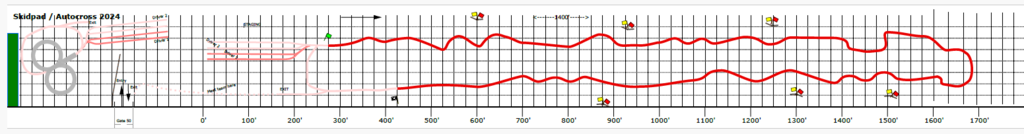
#> input picture ref/track images/autox track.png, 1024 x 134 px, found by its file name
$ python digitize_tracks.py
#> lines starting #> are read from the running program, lines starting #| are printed output that depends on the picture; after the words box and inside, x2 and y2 are one past the last pixel; in counts of white or black regions, pixels touching at a corner belong together
"""One-time script: trace the red driving line in the track images and save x,y centerlines (metres).

Run with:  uv run python tracks/digitize_tracks.py
Output:    tracks/autocross.csv, tracks/endurance.csv  (columns x_m, y_m, in driving order)

The images are low resolution (about 0.7 m per pixel), so these tracks are approximate.
Replace the CSVs with surveyed / GPS data when you have it.
"""
from collections import deque

import numpy as np
import matplotlib.image as mpimg
import matplotlib.pyplot as plt

FT = 0.3048

# metres per pixel, measured from the "0'" and "1700'" / "2000'" labels on the grid
IMAGES = {
    "autocross": dict(file="ref/track images/autox track.png", m_per_px=(1700 * FT) / (978.5 - 203.0), closed=False, start=(328, 55), thr=0.3, grow=1),
    "endurance": dict(file="ref/track images/endurance track.png", m_per_px=(2000 * FT) / (886.3 - 91.1), closed=True, start=(600, 52), thr=0.12, grow=2),
}


def red_pixels(img, thr):
    r, g, b = img[..., 0], img[..., 1], img[..., 2]
    # autocross line is bright red, endurance line is pale pink, hence a different threshold each
    return (r > 0.85) & (r - g > thr) & (r - b > thr)


def order_pixels(mask, start, closed, grow):
    """Order the red pixels along the line.

    Breadth-first search from the start pixel gives every pixel its distance along the line.
    Pixels at the same distance sit across the line width, so averaging them gives the centerline.
    """
    mask = mask.copy()
    # close 1-pixel gaps in the drawn line so the search can walk through them
    grown = mask.copy()
    for dy in range(-grow, grow + 1):
        for dx in range(-grow, grow + 1):
            grown |= np.roll(np.roll(mask, dy, axis=0), dx, axis=1)
    sx, sy = start
    if closed:  # cut the loop open at the start line so distance grows all the way round
        yy, xx = np.ogrid[: mask.shape[0], : mask.shape[1]]
        grown[(xx - sx) ** 2 + (yy - sy) ** 2 < 6**2] = False
        sx += 8  # begin just after the cut, going in the direction of travel
    ys, xs = np.nonzero(grown)
    k = np.argmin((xs - sx) ** 2 + (ys - sy) ** 2)
    dist = {(xs[k], ys[k]): 0}
    queue = deque([(xs[k], ys[k])])
    while queue:
        x, y = queue.popleft()
        for dy in (-1, 0, 1):
            for dx in (-1, 0, 1):
                nxt = (x + dx, y + dy)
                if nxt not in dist and 0 <= nxt[1] < grown.shape[0] and 0 <= nxt[0] < grown.shape[1] and grown[nxt[1], nxt[0]]:
                    dist[nxt] = dist[(x, y)] + 1
                    queue.append(nxt)
    pts = np.array(list(dist.keys()), dtype=float)
    d = np.array(list(dist.values()))
    bins = d // 4
    centers = np.array([pts[bins == b].mean(axis=0) for b in np.unique(bins)])
    return centers


def smooth(a, n, closed):
    """Moving average of a 1-D array with window n (wraps around if the track is closed)."""
    kernel = np.ones(n) / n
    if closed:
        padded = np.concatenate([a[-n:], a, a[:n]])
        return np.convolve(padded, kernel, mode="same")[n:-n]
    padded = np.concatenate([np.full(n, a[0]), a, np.full(n, a[-1])])
    return np.convolve(padded, kernel, mode="same")[n:-n]


def trace(name, file, m_per_px, closed, start, thr, grow):
    img = mpimg.imread(file)[..., :3]
    block = order_pixels(red_pixels(img, thr), start, closed, grow)
    x = smooth(block[:, 0], 5, closed) * m_per_px
    y = -smooth(block[:, 1], 5, closed) * m_per_px  # image y points down
    out = np.column_stack([x, y])
    np.savetxt(f"tracks/{name}.csv", out, delimiter=",", header="x_m,y_m", comments="", fmt="%.2f")
    length = np.sum(np.hypot(np.diff(x), np.diff(y)))
    print(f"{name}: {len(out)} points, {length:.0f} m long")
    return img, out


if __name__ == "__main__":
    fig, axes = plt.subplots(2, 1, figsize=(12, 9))
    for ax, (name, cfg) in zip(axes, IMAGES.items()):
        img, out = trace(name, **cfg)
#> in red_pixels, `r, g, b = img[..., 0], img[..., 1], img[..., 2]`:
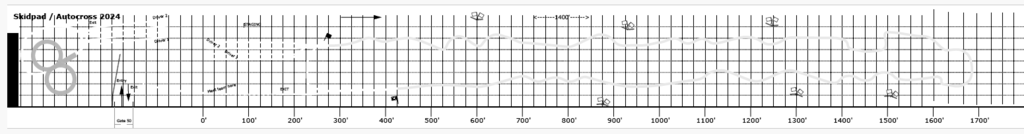
#> r: shape (134, 1024) float32; min 0, max 1, mean 0.909
#> in red_pixels, `r, g, b = img[..., 0], img[..., 1], img[..., 2]`:
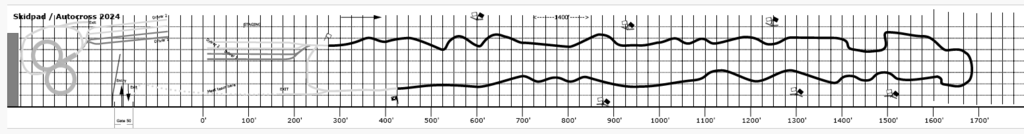
#> g: shape (134, 1024) float32; min 0, max 1, mean 0.886
#> in red_pixels, `return (r > 0.85) & (r - g > thr) & (r - b > thr)`:
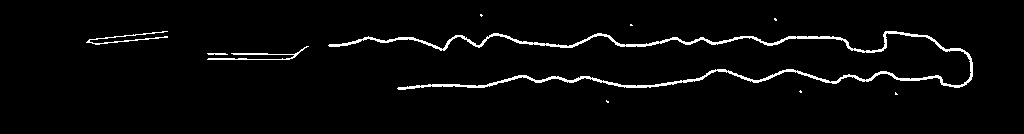
#> returned value: shape (134, 1024) bool; 3% white in thin lines or dots, all inside (x1, y1, x2, y2) = (86, 14, 973, 103)
#> after the loop in order_pixels, `for dy in range(-grow, grow + 1):`:
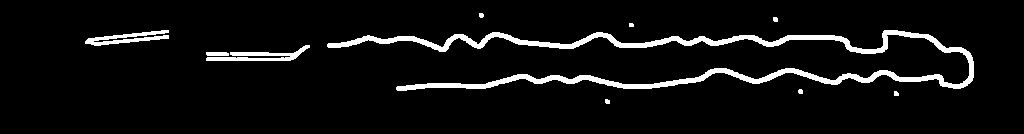
#> grown: shape (134, 1024) bool; 6.1% white; 10 white regions (1 under 20 px), largest, box (x1, y1, x2, y2) and area: (327, 30, 974, 91) 6868, (206, 45, 310, 61) 631, (85, 30, 169, 46) 586
#> in order_pixels, `ys, xs = np.nonzero(grown)`: ys = 8304 values from 13 to 103; xs = 8304 values, max 973 at index 5033, min 85 at index 2203, mean 600.4
#> in order_pixels, `k = np.argmin((xs - sx) ** 2 + (ys - sy) ** 2)`: k = 3771
#> in order_pixels, `dist = {(xs[k], ys[k]): 0}`: dist = {(328, 47): 0}
#> the loop in order_pixels, `while queue:` made 6868 passes
#> (x, y) on passes 1 to 3: (328, 47), (327, 46), (328, 46)
#> after the loop in order_pixels, `while queue:`: dist = 6868 items
#> in order_pixels, `pts = np.array(list(dist.keys()), dtype=float)`: pts = 6868 pairs, first value 327 to 973, second value 30 to 90
#> in order_pixels, `d = np.array(list(dist.values()))`: d = 6868 values from 0 to 1238
#> in order_pixels, `bins = d // 4`: bins = 6868 values from 0 to 309
#> in order_pixels, `centers = np.array([pts[bins == b].mean(axis=0) for b in np.unique(bin..`: centers = 310 pairs, first value 329.1 to 971.2, second value 31.57 to 88
#> in trace, `block = order_pixels(red_pixels(img, thr), start, closed, grow)`: block has the same summary as centers in order_pixels
#> in smooth, `padded = np.concatenate([np.full(n, a[0]), a, np.full(n, a[-1])])`: padded = 320 values, max 971.2 at index 168, min 329.1 at index 0, mean 660
#> in trace, `x = smooth(block[:, 0], 5, closed) * m_per_px`: x = 310 values, max 648.6 at index 164, min 221.5 at index 0, mean 447.4
#> in trace, `y = -smooth(block[:, 1], 5, closed) * m_per_px`: y = 310 values, max -21.83 at index 144, min -58.78 at index 309, mean -39.74
#> in trace, `out = np.column_stack([x, y])`: out = 310 pairs, first value 221.5 to 648.6, second value -58.78 to -21.83
#> in trace, `length = np.sum(np.hypot(np.diff(x), np.diff(y)))`: length = 850.1
#| autocross: 310 points, 850 m long
        ax.imshow(img)
        ax.plot(out[:, 0] / cfg["m_per_px"], -out[:, 1] / cfg["m_per_px"], "b.", ms=2)
        ax.plot(out[0, 0] / cfg["m_per_px"], -out[0, 1] / cfg["m_per_px"], "go")
        ax.set_title(name)
#> pass 2 of the loop `for ax, (name, cfg) in zip(axes, IMAGES.items()):`:
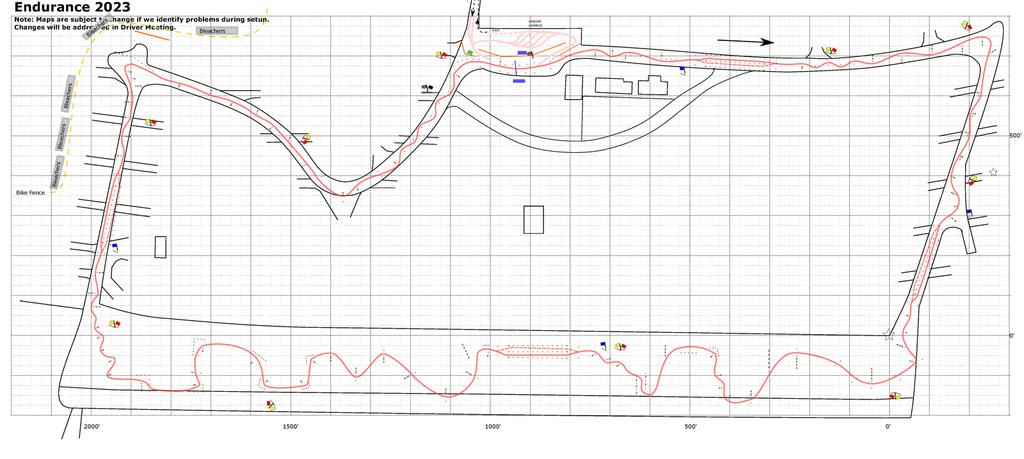
#> input picture ref/track images/endurance track.png, 1024 x 459 px, found by its file name
#> in trace, img is the input picture: shape (459, 1024, 3) float32; mean R, G, B 0.959, 0.954, 0.953
#> r: shape (459, 1024) float32
#> g: shape (459, 1024) float32
#> b: shape (459, 1024) float32
#> in red_pixels (call 2), `return (r > 0.85) & (r - g > thr) & (r - b > thr)`:
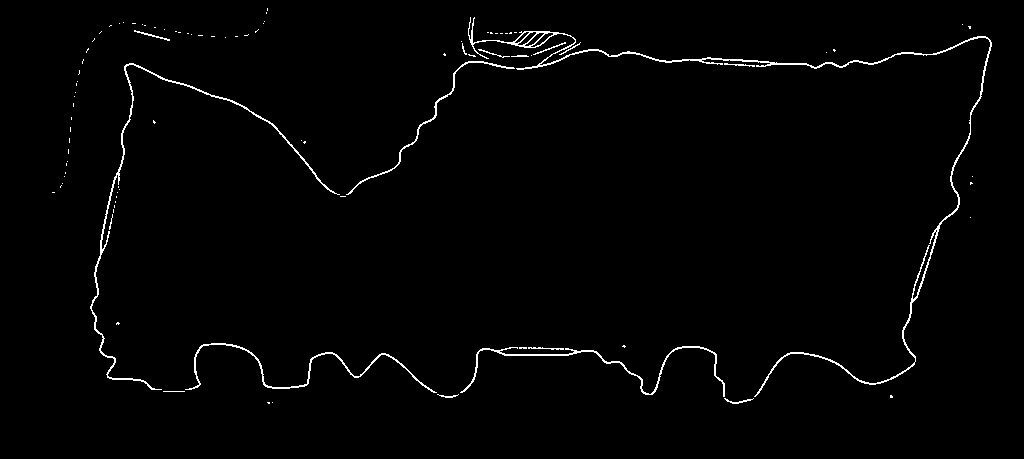
#> returned value: shape (459, 1024) bool; 1.4% white in thin lines or dots, all inside (x1, y1, x2, y2) = (52, 8, 992, 404)
#> after the loop in order_pixels (call 2), `for dy in range(-grow, grow + 1):`:
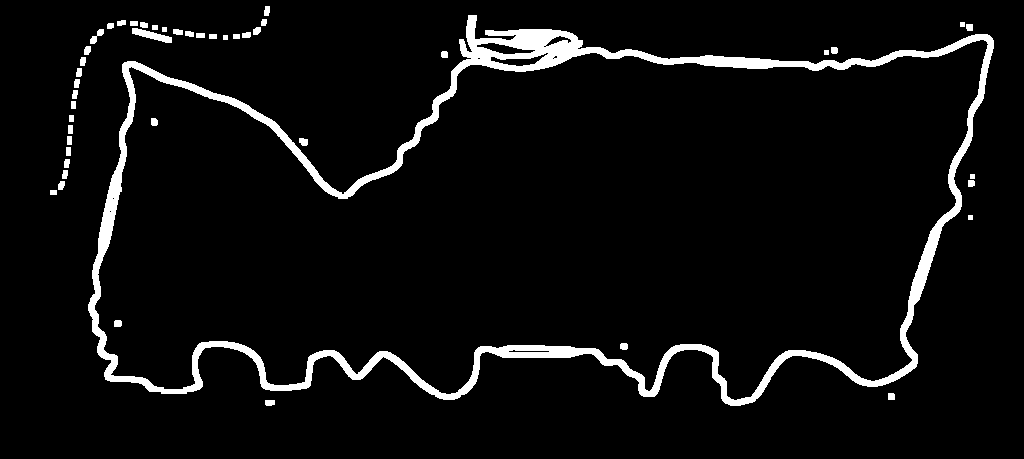
#> grown: shape (459, 1024) bool; 5.4% white; 47 white regions, largest, box (x1, y1, x2, y2) and area: (88, 15, 994, 406) 23350, (132, 28, 172, 43) 271, (90, 29, 104, 44) 91
#> k = 4061
#> in order_pixels (call 2), `dist = {(xs[k], ys[k]): 0}`: dist = {(608, 52): 0}
#> the loop in order_pixels (call 2), `while queue:` made 23273 passes
#> (x, y) on passes 1 to 3: (608, 52), (607, 51), (608, 51)
#> after the loop in order_pixels (call 2), `while queue:`: dist = 23273 items
#> pts = 23273 pairs, first value 88 to 993, second value 15 to 405
#> centers = 601 pairs, first value 91 to 990.6, second value 36.5 to 402.4
#> block has the same summary as centers in order_pixels
#> in trace (call 2), `x = smooth(block[:, 0], 5, closed) * m_per_px`: x = 601 values, max 757.6 at index 97, min 71.05 at index 417, mean 406.8
#> in trace (call 2), `y = -smooth(block[:, 1], 5, closed) * m_per_px`: y = 601 values, max -28.81 at index 92, min -307.7 at index 218, mean -171.7
#> in trace (call 2), `out = np.column_stack([x, y])`: out = 601 pairs, first value 71.05 to 757.6, second value -307.7 to -28.81
#> length = 2039.4
#| endurance: 601 points, 2039 m long
    plt.savefig("tracks/digitize_check.png", dpi=110)
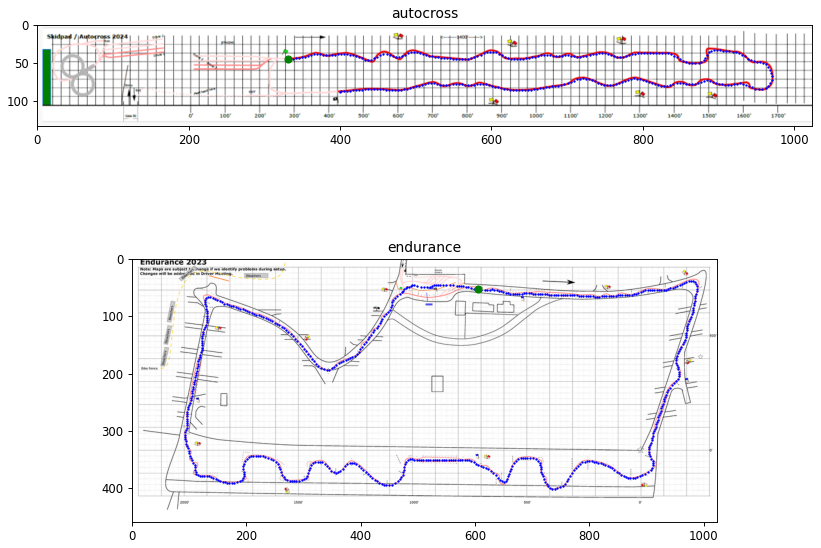
#> figure drawn by matplotlib, 2 panels
